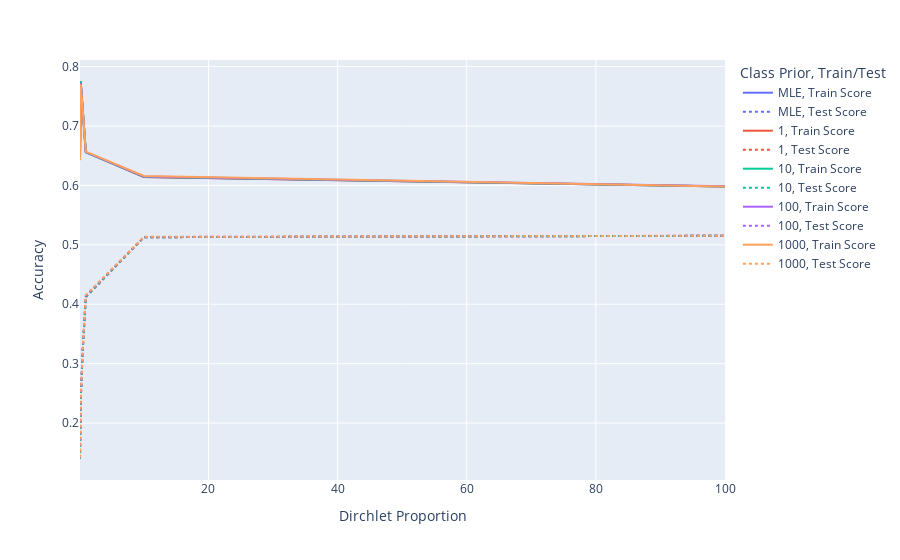
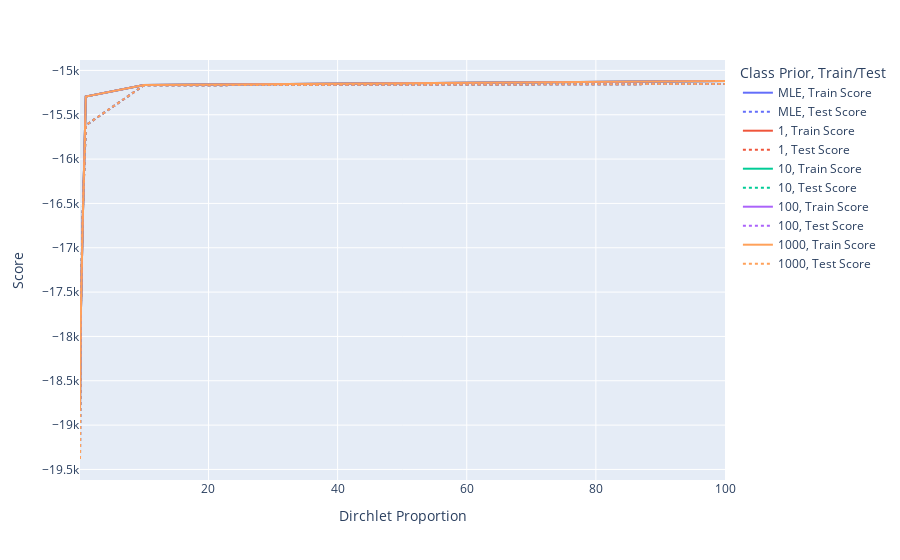

Source (notebook cell) for these figures, in order:
### Code cell
fig = px.line(learning_df, x='Dirchlet Proportion', y='Accuracy', color='Class Prior', line_dash='Train/Test')
fig.show()

fig = px.line(learning_df, x='Dirchlet Proportion', y='Score', color='Class Prior', line_dash='Train/Test')
fig.show()

### Figure 1 — Plotly figure (JSON) as saved in the notebook; plotly's stock layout.template omitted (floating-point values rounded to 4 significant figures)
{"data": [{"hovertemplate": "Class Prior=MLE<br>Train/Test=Train Score<br>Dirchlet Proportion=%{x}<br>Accuracy=%{y}<extra></extra>", "legendgroup": "MLE, Train Score", "line": {"color": "#636efa", "dash": "solid"}, "mode": "lines", "name": "MLE, Train Score", "orientation": "v", "showlegend": true, "type": "scatter", "x": [0.1, 0.2, 0.5, 1, 10, 100], "xaxis": "x", "y": [0.646, 0.7758, 0.7304, 0.6561, 0.6142, 0.5981], "yaxis": "y"}, {"hovertemplate": "Class Prior=MLE<br>Train/Test=Test Score<br>Dirchlet Proportion=%{x}<br>Accuracy=%{y}<extra></extra>", "legendgroup": "MLE, Test Score", "line": {"color": "#636efa", "dash": "dot"}, "mode": "lines", "name": "MLE, Test Score", "orientation": "v", "showlegend": true, "type": "scatter", "x": [0.1, 0.2, 0.5, 1, 10, 100], "xaxis": "x", "y": [0.1395, 0.2332, 0.3182, 0.4122, 0.5128, 0.5152], "yaxis": "y"}, {"hovertemplate": "Class Prior=1<br>Train/Test=Train Score<br>Dirchlet Proportion=%{x}<br>Accuracy=%{y}<extra></extra>", "legendgroup": "1, Train Score", "line": {"color": "#EF553B", "dash": "solid"}, "mode": "lines", "name": "1, Train Score", "orientation": "v", "showlegend": true, "type": "scatter", "x": [0.1, 0.2, 0.5, 1, 10, 100], "xaxis": "x", "y": [0.646, 0.7758, 0.7304, 0.6561, 0.6142, 0.5981], "yaxis": "y"}, {"hovertemplate": "Class Prior=1<br>Train/Test=Test Score<br>Dirchlet Proportion=%{x}<br>Accuracy=%{y}<extra></extra>", "legendgroup": "1, Test Score", "line": {"color": "#EF553B", "dash": "dot"}, "mode": "lines", "name": "1, Test Score", "orientation": "v", "showlegend": true, "type": "scatter", "x": [0.1, 0.2, 0.5, 1, 10, 100], "xaxis": "x", "y": [0.1395, 0.2332, 0.3182, 0.4122, 0.5128, 0.5152], "yaxis": "y"}, {"hovertemplate": "Class Prior=10<br>Train/Test=Train Score<br>Dirchlet Proportion=%{x}<br>Accuracy=%{y}<extra></extra>", "legendgroup": "10, Train Score", "line": {"color": "#00cc96", "dash": "solid"}, "mode": "lines", "name": "10, Train Score", "orientation": "v", "showlegend": true, "type": "scatter", "x": [0.1, 0.2, 0.5, 1, 10, 100], "xaxis": "x", "y": [0.646, 0.7753, 0.7304, 0.6556, 0.6146, 0.5981], "yaxis": "y"}, {"hovertemplate": "Class Prior=10<br>Train/Test=Test Score<br>Dirchlet Proportion=%{x}<br>Accuracy=%{y}<extra></extra>", "legendgroup": "10, Test Score", "line": {"color": "#00cc96", "dash": "dot"}, "mode": "lines", "name": "10, Test Score", "orientation": "v", "showlegend": true, "type": "scatter", "x": [0.1, 0.2, 0.5, 1, 10, 100], "xaxis": "x", "y": [0.1399, 0.2342, 0.3186, 0.4128, 0.5128, 0.5153], "yaxis": "y"}, {"hovertemplate": "Class Prior=100<br>Train/Test=Train Score<br>Dirchlet Proportion=%{x}<br>Accuracy=%{y}<extra></extra>", "legendgroup": "100, Train Score", "line": {"color": "#ab63fa", "dash": "solid"}, "mode": "lines", "name": "100, Train Score", "orientation": "v", "showlegend": true, "type": "scatter", "x": [0.1, 0.2, 0.5, 1, 10, 100], "xaxis": "x", "y": [0.6448, 0.7725, 0.7308, 0.6561, 0.615, 0.5985], "yaxis": "y"}, {"hovertemplate": "Class Prior=100<br>Train/Test=Test Score<br>Dirchlet Proportion=%{x}<br>Accuracy=%{y}<extra></extra>", "legendgroup": "100, Test Score", "line": {"color": "#ab63fa", "dash": "dot"}, "mode": "lines", "name": "100, Test Score", "orientation": "v", "showlegend": true, "type": "scatter", "x": [0.1, 0.2, 0.5, 1, 10, 100], "xaxis": "x", "y": [0.1412, 0.2362, 0.3199, 0.4144, 0.5132, 0.5153], "yaxis": "y"}, {"hovertemplate": "Class Prior=1000<br>Train/Test=Train Score<br>Dirchlet Proportion=%{x}<br>Accuracy=%{y}<extra></extra>", "legendgroup": "1000, Train Score", "line": {"color": "#FFA15A", "dash": "solid"}, "mode": "lines", "name": "1000, Train Score", "orientation": "v", "showlegend": true, "type": "scatter", "x": [0.1, 0.2, 0.5, 1, 10, 100], "xaxis": "x", "y": [0.6424, 0.7701, 0.7308, 0.6569, 0.6159, 0.5981], "yaxis": "y"}, {"hovertemplate": "Class Prior=1000<br>Train/Test=Test Score<br>Dirchlet Proportion=%{x}<br>Accuracy=%{y}<extra></extra>", "legendgroup": "1000, Test Score", "line": {"color": "#FFA15A", "dash": "dot"}, "mode": "lines", "name": "1000, Test Score", "orientation": "v", "showlegend": true, "type": "scatter", "x": [0.1, 0.2, 0.5, 1, 10, 100], "xaxis": "x", "y": [0.1419, 0.2375, 0.3205, 0.4153, 0.5134, 0.5154], "yaxis": "y"}], "layout": {"legend": {"title": {"text": "Class Prior, Train/Test"}, "tracegroupgap": 0}, "margin": {"t": 60}, "xaxis": {"anchor": "y", "domain": [0, 1], "title": {"text": "Dirchlet Proportion"}}, "yaxis": {"anchor": "x", "domain": [0, 1], "title": {"text": "Accuracy"}}}}

### Figure 2 — Plotly figure (JSON) as saved in the notebook; plotly's stock layout.template omitted (floating-point values rounded to 4 significant figures)
{"data": [{"hovertemplate": "Class Prior=MLE<br>Train/Test=Train Score<br>Dirchlet Proportion=%{x}<br>Score=%{y}<extra></extra>", "legendgroup": "MLE, Train Score", "line": {"color": "#636efa", "dash": "solid"}, "mode": "lines", "name": "MLE, Train Score", "orientation": "v", "showlegend": true, "type": "scatter", "x": [0.1, 0.2, 0.5, 1, 10, 100], "xaxis": "x", "y": [-18820.0, -17880.0, -16770.0, -15290.0, -15170.0, -15120.0], "yaxis": "y"}, {"hovertemplate": "Class Prior=MLE<br>Train/Test=Test Score<br>Dirchlet Proportion=%{x}<br>Score=%{y}<extra></extra>", "legendgroup": "MLE, Test Score", "line": {"color": "#636efa", "dash": "dot"}, "mode": "lines", "name": "MLE, Test Score", "orientation": "v", "showlegend": true, "type": "scatter", "x": [0.1, 0.2, 0.5, 1, 10, 100], "xaxis": "x", "y": [-19380.0, -17820.0, -16660.0, -15620.0, -15170.0, -15150.0], "yaxis": "y"}, {"hovertemplate": "Class Prior=1<br>Train/Test=Train Score<br>Dirchlet Proportion=%{x}<br>Score=%{y}<extra></extra>", "legendgroup": "1, Train Score", "line": {"color": "#EF553B", "dash": "solid"}, "mode": "lines", "name": "1, Train Score", "orientation": "v", "showlegend": true, "type": "scatter", "x": [0.1, 0.2, 0.5, 1, 10, 100], "xaxis": "x", "y": [-18820.0, -17880.0, -16770.0, -15290.0, -15170.0, -15120.0], "yaxis": "y"}, {"hovertemplate": "Class Prior=1<br>Train/Test=Test Score<br>Dirchlet Proportion=%{x}<br>Score=%{y}<extra></extra>", "legendgroup": "1, Test Score", "line": {"color": "#EF553B", "dash": "dot"}, "mode": "lines", "name": "1, Test Score", "orientation": "v", "showlegend": true, "type": "scatter", "x": [0.1, 0.2, 0.5, 1, 10, 100], "xaxis": "x", "y": [-19380.0, -17820.0, -16660.0, -15620.0, -15170.0, -15150.0], "yaxis": "y"}, {"hovertemplate": "Class Prior=10<br>Train/Test=Train Score<br>Dirchlet Proportion=%{x}<br>Score=%{y}<extra></extra>", "legendgroup": "10, Train Score", "line": {"color": "#00cc96", "dash": "solid"}, "mode": "lines", "name": "10, Train Score", "orientation": "v", "showlegend": true, "type": "scatter", "x": [0.1, 0.2, 0.5, 1, 10, 100], "xaxis": "x", "y": [-18820.0, -17880.0, -16770.0, -15290.0, -15170.0, -15120.0], "yaxis": "y"}, {"hovertemplate": "Class Prior=10<br>Train/Test=Test Score<br>Dirchlet Proportion=%{x}<br>Score=%{y}<extra></extra>", "legendgroup": "10, Test Score", "line": {"color": "#00cc96", "dash": "dot"}, "mode": "lines", "name": "10, Test Score", "orientation": "v", "showlegend": true, "type": "scatter", "x": [0.1, 0.2, 0.5, 1, 10, 100], "xaxis": "x", "y": [-19380.0, -17820.0, -16660.0, -15620.0, -15170.0, -15150.0], "yaxis": "y"}, {"hovertemplate": "Class Prior=100<br>Train/Test=Train Score<br>Dirchlet Proportion=%{x}<br>Score=%{y}<extra></extra>", "legendgroup": "100, Train Score", "line": {"color": "#ab63fa", "dash": "solid"}, "mode": "lines", "name": "100, Train Score", "orientation": "v", "showlegend": true, "type": "scatter", "x": [0.1, 0.2, 0.5, 1, 10, 100], "xaxis": "x", "y": [-18820.0, -17880.0, -16770.0, -15290.0, -15170.0, -15120.0], "yaxis": "y"}, {"hovertemplate": "Class Prior=100<br>Train/Test=Test Score<br>Dirchlet Proportion=%{x}<br>Score=%{y}<extra></extra>", "legendgroup": "100, Test Score", "line": {"color": "#ab63fa", "dash": "dot"}, "mode": "lines", "name": "100, Test Score", "orientation": "v", "showlegend": true, "type": "scatter", "x": [0.1, 0.2, 0.5, 1, 10, 100], "xaxis": "x", "y": [-19380.0, -17820.0, -16660.0, -15620.0, -15170.0, -15150.0], "yaxis": "y"}, {"hovertemplate": "Class Prior=1000<br>Train/Test=Train Score<br>Dirchlet Proportion=%{x}<br>Score=%{y}<extra></extra>", "legendgroup": "1000, Train Score", "line": {"color": "#FFA15A", "dash": "solid"}, "mode": "lines", "name": "1000, Train Score", "orientation": "v", "showlegend": true, "type": "scatter", "x": [0.1, 0.2, 0.5, 1, 10, 100], "xaxis": "x", "y": [-18820.0, -17880.0, -16770.0, -15290.0, -15170.0, -15120.0], "yaxis": "y"}, {"hovertemplate": "Class Prior=1000<br>Train/Test=Test Score<br>Dirchlet Proportion=%{x}<br>Score=%{y}<extra></extra>", "legendgroup": "1000, Test Score", "line": {"color": "#FFA15A", "dash": "dot"}, "mode": "lines", "name": "1000, Test Score", "orientation": "v", "showlegend": true, "type": "scatter", "x": [0.1, 0.2, 0.5, 1, 10, 100], "xaxis": "x", "y": [-19380.0, -17820.0, -16660.0, -15620.0, -15170.0, -15150.0], "yaxis": "y"}], "layout": {"legend": {"title": {"text": "Class Prior, Train/Test"}, "tracegroupgap": 0}, "margin": {"t": 60}, "xaxis": {"anchor": "y", "domain": [0, 1], "title": {"text": "Dirchlet Proportion"}}, "yaxis": {"anchor": "x", "domain": [0, 1], "title": {"text": "Score"}}}}
